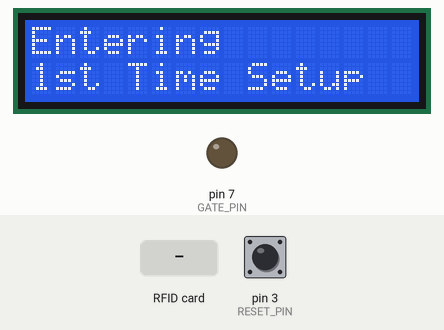
A sketch run on a simulated Arduino Uno, built with avr-gcc and run on an emulated ATmega328P. On the bench: 16×2 character LCD, output pins drawn as LEDs (lit = HIGH). Inputs (shaded band) come from the test bench; at power-on: pin 3 (RESET_PIN) LOW. EEPROM starts erased; pins used as bus, display or sensor lines are not drawn.

Above: at 0.7 s.
At 2.2 s:
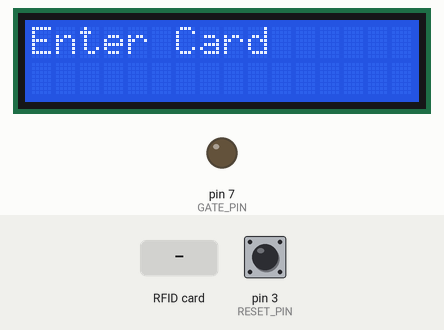
2.3 s: RFID card 5E 7A 19 C4 held to the reader
At 4.1 s:
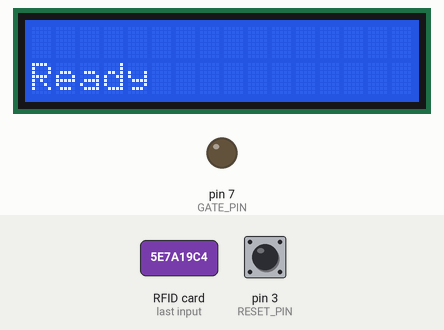
4.4 s: pin 3 (RESET_PIN) pulled HIGH for 0.15 s
At 5.2 s:
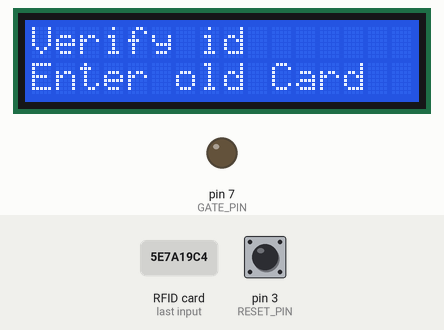
Timing chart, 0 to 7.4 s (numbered marks = the images above; inputs shaded):
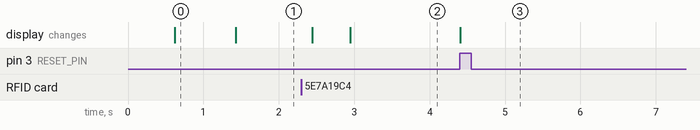

Measured:
- after the input at 2.3 s, the display: first changes after 0.14 s (image 2 shows a later state)
- after the input at 4.4 s, the display: changes at once (image 3)
- what the display in image 0 shows lasts 0.8 s, from 0.6 s to 1.4 s

The sketch:

RFID_Door_Lock_RFIDOnly.ino
```cpp
#include "SupportLib.h"

/*
   Connections used :
   All analog I/P, used as LCD O/P
   9,10,11,12,13 for RFID
   7 as Gate
   3 as RESET Pin
*/

DisplayClass Display;
DBDriver DB;
RFIDClass RFIDCardReader;
GateClass Gate;

//const byte SYSTEM_RESET_PIN = 2;  now software reset is used
void(* resetFunc) (void) = 0; //declare reset function at address 0

void SystemReset() {
  //digitalWrite(SYSTEM_RESET_PIN, HIGH);
  resetFunc();
}

const byte RESET_PIN = 3;

void setup() {
  Gate.begin();
  RFIDCardReader.begin();
  Display.begin();
  Display.showInititationMessage();
  delay(500);

  if (DB.getInitializationFlag() == false) {
    Display.displayMessage("Entering", "1st Time Setup");
    delay(800);

    Display.displayMessage("Enter Card", "");

    RFIDCardReader.waitForCard();

    Display.showModeStatus(DisplayClass::STATUS_MODE::SUCC);
    DB.setAccessCode(RFIDCardReader.getPICCUID(), RFIDCardReader.getPICCUIDSize());
    DB.setInitializationFlag(true);

    SystemReset();
  }
}

void loop() {
  if (digitalRead(RESET_PIN) == HIGH) {
    Display.displayMessage("Verify id", "Enter old Card");

    if (!RFIDCardReader.waitForCard(10000)) {
      Display.displayMessage("Error", "Timeout");
      delay(1000);
      return;
    }

    if (DB.validateAccessCode(RFIDCardReader.getPICCUID(), RFIDCardReader.getPICCUIDSize())) {
      DB.setInitializationFlag(false);
      SystemReset();
    } else {
      Display.displayMessage("Error", "Auth failed");
      delay(1000);
    }
  }


  Display.showModeStatus(DisplayClass::STATUS_MODE::RDY);
  if (RFIDCardReader.cardReady()) {
    if (DB.validateAccessCode(RFIDCardReader.getPICCUID(), RFIDCardReader.getPICCUIDSize())) {
      // toggle gate
      Gate.toggle();
    }
  }
}
```

GateClass.cpp
```cpp
#include "SupportLib.h"

extern DisplayClass Display;

#define GATE_PIN  7

void GateClass :: begin() {
  pinMode(GATE_PIN, OUTPUT);
}

void GateClass :: open() {
  if (!isOpen()) {
    // open gate
    digitalWrite(GATE_PIN, HIGH);
    Display.displayMessage("Gate Opened", "");
    delay(800);
    status = true;
  }
}

void GateClass :: close() {
  if (isOpen()) {
    // close gate
    digitalWrite(GATE_PIN, LOW);
    Display.displayMessage("Gate Closed", "");
    delay(800);
    status = false;
  }
}

boolean GateClass :: isOpen() {
  return status;
}

void GateClass :: toggle() {
  // toggle gate
  if (isOpen()) {
    close();
  } else {
    open();
  }
}
```

SupportLib.h
```cpp
#ifndef SupportLib_h
#define SupportLib_h

#include "Arduino.h"

/*
   File storing all support library available functions
*/

// DisplayDriver provides diplay capability
class DisplayClass {
  public:
    enum STATUS_MODE {
      SCAN,
      UPDATE,
      SUCC,
      FAIL,
      RDY
    };
    void begin();
    void showInititationMessage();
    void displayMessage(String, String);
    void displayDataOnly(String msg);
    void displayUnitDataOnly(char msg);
    void showModeStatus(STATUS_MODE mode);
};

class DBDriver {
  public:
    boolean getInitializationFlag();
    void setInitializationFlag(boolean flag);
    void setAccessCode(byte* code, byte len);
    boolean validateAccessCode(byte* code, byte len);
};

class GateClass {
  private:
    boolean status = false;
  public:
    void begin();
    void open();
    void close();
    boolean isOpen();
    void toggle();
};

// RFIDDriver provides RFID tag/ID card capability


class RFIDClass {
  public:
    void begin();
    boolean cardReady();
    void waitForNewCard();
    void waitForCard();
    boolean waitForCard(long max);
    // read UID of card
    byte* getPICCUID();
    byte getPICCUIDSize();
    void endCommunication();
};

#endif
```

DBDriver.cpp
```cpp
#include<EEPROM.h>
#include "SupportLib.h"

#define FLAG_SET    1
#define FLAG_RESET  0

#define FLAG_ADDRESS              0
#define ACCESS_CODE_SIZE_ADDRESS  1
#define ACCESS_CODE_ADDRESS       2

boolean DBDriver :: getInitializationFlag() {
  byte value = EEPROM.read(FLAG_ADDRESS);
  if (value == FLAG_SET) return true;
  else return false;
}

void DBDriver :: setInitializationFlag(boolean flag) {
  if (flag == true) EEPROM.write(FLAG_ADDRESS, FLAG_SET);
  else EEPROM.write(0, FLAG_RESET);
}

void DBDriver :: setAccessCode(byte* code, byte len) {
  EEPROM.write(ACCESS_CODE_SIZE_ADDRESS, len);
  for(int i = 0; i < len; i++){
    EEPROM.write(ACCESS_CODE_ADDRESS + i, code[i]);
  }
}

boolean DBDriver :: validateAccessCode(byte* code, byte len) {
  if(EEPROM.read(ACCESS_CODE_SIZE_ADDRESS) != len) return false;
  for(int i = 0; i < len; i++){
    if(EEPROM.read(ACCESS_CODE_ADDRESS + i) !=  code[i]){
      return false;
    }
  }
  return true;
}
```

DisplayDriver.cpp
```cpp
#include "SupportLib.h"
// Designed for LCD Charecter display

#include <LiquidCrystal.h>

/*
  The circuit:
   LCD RS pin to digital pin A5
   LCD Enable pin to digital pin A4
   LCD D4 pin to digital pin A3
   LCD D5 pin to digital pin A2
   LCD D6 pin to digital pin A1
   LCD D7 pin to digital pin A0
   LCD R/W pin to ground
   LCD VSS pin to ground
   LCD VCC pin to 5V
   10K resistor:
   ends to +5V and ground
   wiper to LCD VO pin (pin 3)
*/


/*
   Occupies pins:
   A0,A1,A2,A3,A4,A5
*/


LiquidCrystal LCD(A5, A4, A3, A2, A1, A0);  // set as above description

#define DISPLAY_WIDTH 16
#define DISPLAY_HIGHT 2

void DisplayClass :: begin() {
  LCD.begin(DISPLAY_WIDTH, DISPLAY_HIGHT); // set proper display init
}

void DisplayClass :: showInititationMessage() {
  LCD.clear();
  String data = "Inititaing";
  String displayString = "";

  // adding extra space in front for padding
  for (byte i = 0; i <= (DISPLAY_WIDTH - data.length()) / 2; i++) {
    displayString += " ";
  }
  displayString += data;

  LCD.print(displayString);
}

void DisplayClass :: displayMessage(String heading, String msg) {
  LCD.clear();
  LCD.print(heading);
  LCD.setCursor(0, 1);
  LCD.print(msg);
}

void DisplayClass :: displayDataOnly(String msg) {
  LCD.setCursor(0, 1);
  LCD.print(msg);
}

void DisplayClass :: displayUnitDataOnly(char msg) {
  LCD.setCursor(0, 1);
  LCD.print(msg);
}

void DisplayClass :: showModeStatus(STATUS_MODE mode) {
  LCD.clear();
  LCD.setCursor(0, 1);

  switch (mode) {
    case SCAN:
      LCD.print("Scanning...");
      break;
    case UPDATE:
      LCD.print("Updating...");
      break;
    case SUCC:
      LCD.print("Success");
      break;
    case FAIL:
      LCD.print("Failed");
      break;
    case RDY:
      LCD.print("Ready");
      break;
  }
}
```

RFIDDriver.cpp
```cpp
#include "SupportLib.h"
// Designed for RC522 Chip
// Library : https://github.com/miguelbalboa/rfid

/*
    Note : Authentication and security is not yet implemented
*/

/*
   Occupies pins:
   13,12,11,10,9

   Pin layout used:
   -----------------------------------------------------------------------------------------
               MFRC522      Arduino       Arduino   Arduino    Arduino          Arduino
               Reader/PCD   Uno/101       Mega      Nano v3    Leonardo/Micro   Pro Micro
   Signal      Pin          Pin           Pin       Pin        Pin              Pin
   -----------------------------------------------------------------------------------------
   RST/Reset   RST          9             5         D9         RESET/ICSP-5     RST
   SPI SS      SDA(SS)      10            53        D10        10               10
   SPI MOSI    MOSI         11 / ICSP-4   51        D11        ICSP-4           16
   SPI MISO    MISO         12 / ICSP-1   50        D12        ICSP-1           14
   SPI SCK     SCK          13 / ICSP-3   52        D13        ICSP-3           15
*/

#include <SPI.h>
#include <MFRC522.h>

#define SS_PIN 10
#define RST_PIN 9

MFRC522 rfid(SS_PIN, RST_PIN); // Instance of the class

MFRC522::MIFARE_Key key;

void RFIDClass :: begin() {
  SPI.begin(); // Init SPI bus
  rfid.PCD_Init(); // Init MFRC522
  rfid.PCD_SetAntennaGain(rfid.RxGain_max);
}

boolean RFIDClass :: cardReady() {
  return rfid.PICC_IsNewCardPresent() && rfid.PICC_ReadCardSerial();
}

void RFIDClass :: waitForCard() {
  while (!cardReady());
}

boolean RFIDClass :: waitForCard(long max) {
  long startTime = millis();
  while (millis() < (startTime + max)){
    if(cardReady()) return true;
    delay(10);
  }
  return false;
}

// read UID of card
byte* RFIDClass :: getPICCUID() {
  //  String content = "";
  //  for (byte i = 0; i < rfid.uid.size; i++) {
  //    content.concat(String(rfid.uid.uidByte[i], HEX));
  //  }
  return rfid.uid.uidByte;
}

byte RFIDClass :: getPICCUIDSize() {
  //  String content = "";
  //  for (byte i = 0; i < rfid.uid.size; i++) {
  //    content.concat(String(rfid.uid.uidByte[i], HEX));
  //  }
  return rfid.uid.size;
}

void RFIDClass :: endCommunication() {
  // Halt PICC
  rfid.PICC_HaltA();
  // Stop encryption on PCD
  //rfid.PCD_StopCrypto1();
}
```
